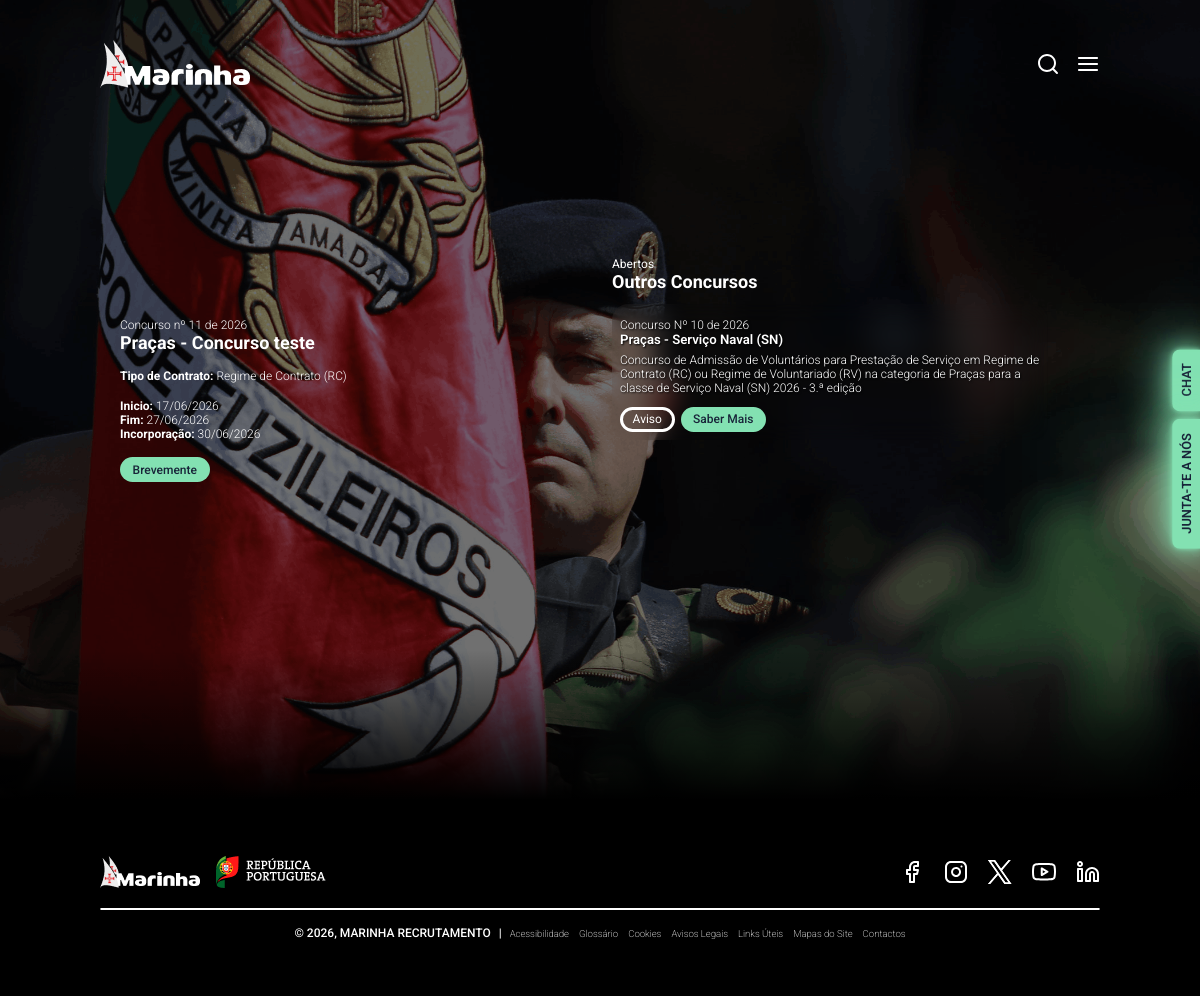
/concursoInfo.php?id=3, run on the app's committed database.
### tables this page shows
CREATE TABLE `concursos` (
  `id` int(11) NOT NULL,
  `numero_concurso` varchar(100) NOT NULL,
  `titulo` text NOT NULL,
  `categoria` varchar(100) DEFAULT NULL,
  `tipo_contrato` varchar(100) DEFAULT NULL,
  `data_inicio` date DEFAULT NULL,
  `data_fim` date DEFAULT NULL,
  `data_incorporacao` date DEFAULT NULL,
  `diario_republica_url` varchar(255) DEFAULT NULL,
  `estado` enum('aberto','terminado','futuro') NOT NULL DEFAULT 'futuro',
  `data_criacao` datetime DEFAULT current_timestamp(),
  `descricao` text NOT NULL
);

### concursoInfo.php (the view, shortened to what this page needs)
<?php
    require_once 'ligacao_bd.php';
    $id_concurso = isset($_GET['id']) ? (int)$_GET['id'] : 0;
    $sqlDetalhe = "SELECT * FROM concursos WHERE id = :id";
    $stmtDetalhe = $pdo->prepare($sqlDetalhe);
    $stmtDetalhe->bindParam(':id', $id_concurso, PDO::PARAM_INT);
    $stmtDetalhe->execute();
    $concursoAtual = $stmtDetalhe->fetch(PDO::FETCH_ASSOC);
?>
<!DOCTYPE html>
<html lang="en">
<!DOCTYPE html>
<html lang="en">
    <head>
        <link rel="stylesheet" href="style.css">
    </head>
    <body
        style="background-image: url(Utilities/Images/bg1.png); background-position: center; background-size: cover;">
        <nav>
            <a href="index.php" id="navLogoS"><img
                    src="Utilities/Images/logoWhiteS.png"
                    alt="Logotipo Branco | Marinha Portuguesa"></a>
            <div id="rightNav">
                <div id="searchIcons">
                    <span id="searchIcon">
                    </span>
                </div>
                <span id="barsIcon">
                </span>
            </div>
        </nav>
        <div id="sideButtons">
            <span id="chatbotBtn">CHAT</span>
            <a href="inscricao.html">JUNTA-TE A NÓS</a>
        </div>
        <section id="concursosInfoSection">
            <div id="concursosInfoSectionContainer">
                <div id="InfoConcurso">
                    <div id="tituloInfoConcurso">
                        <p><?= htmlspecialchars($concursoAtual['numero_concurso']) ?></p>
                        <h1><?= htmlspecialchars($concursoAtual['categoria']) ?> - <?= htmlspecialchars($concursoAtual['titulo']) ?></h1>
                    </div>
                    <p><b>Tipo de Contrato:</b> <?= htmlspecialchars($concursoAtual['tipo_contrato']) ?></p>
                    <div id="datasInfoConcurso">
                        <p><b>Inicio:</b> <?= date('d/m/Y', strtotime($concursoAtual['data_inicio'])) ?></p>
                        <p><b>Fim:</b> <?= date('d/m/Y', strtotime($concursoAtual['data_fim'])) ?></p>
                        <?php if(!empty($concursoAtual['data_incorporacao'])): ?>
                            <p><b>Incorporação:</b> <?= date('d/m/Y', strtotime($concursoAtual['data_incorporacao'])) ?></p>
                        <?php endif; ?>
                    </div>
                    <?php if ($concursoAtual['estado'] === 'aberto'): ?>
                        <a href="login.html">Candidatar-me</a>
                    <?php elseif ($concursoAtual['estado'] === 'terminado'): ?>
                        <a href="#" style="cursor: not-allowed;">Candidaturas Encerradas</a>
                    <?php else: ?>
                        <a href="#" style="cursor: not-allowed;">Brevemente</a>
                    <?php endif; ?>
                </div>
                <div id="outrosConcursos">
                    <div id="tituloOutrosConcurso">
                        <p>Abertos</p>
                        <h1>Outros Concursos</h1>
                    </div>
                    <div id="listaConcursosInfo">
                        <?php
                        $sqlOutros = "SELECT * FROM concursos WHERE estado = 'aberto' AND id != :id ORDER BY data_fim ASC LIMIT 3";
                        $stmtOutros = $pdo->prepare($sqlOutros);
                        $stmtOutros->bindParam(':id', $id_concurso, PDO::PARAM_INT);
                        $stmtOutros->execute();
                        $outrosConcursos = $stmtOutros->fetchAll(PDO::FETCH_ASSOC);
                        foreach ($outrosConcursos as $outro):
                        ?>
                            <div id="abertos" class="cardConcurso">
                            <p><?= htmlspecialchars($outro['numero_concurso']) ?></p>
                                <h2><?= htmlspecialchars($outro['categoria']) ?> - <?= htmlspecialchars($outro['titulo']) ?></h2>
                                <p><?= htmlspecialchars($outro['descricao']) ?></p>
                                <div class="btnsConcursos">
                                    <?php if(!empty($outro['diario_republica_url'])): ?>
                                        <a href="<?= htmlspecialchars($outro['diario_republica_url']) ?>" target="_blank" class="btnAvisoConcurso">Aviso</a>
                                    <?php endif; ?>
                                    <a href="concursoInfo.php?id=<?= $outro['id'] ?>" class="btnSaberMaisConcurso">Saber Mais</a>
                                </div>
                            </div>
                        <?php endforeach; ?>
                    </div>
                </div>
            </div>
        </section>
        <section id="carreiraSectionPreparate">
            <footer style="position: static;">
                <div id="topFooter">
                    <div id="logotiposFooter">
                        <a href><img src="Utilities/Images/logoWhiteXS.png"
                                alt="Logotipo Branco | Marinha Portuguesa"></a>
                        <a href><img src="Utilities/Images/govLogo.png"
                                alt="Logotipo Républica Portuguesa"></a>
                    </div>
                    <div id="logotiposRedes">
                        <a href="https://www.facebook.com/@marinharecrutamento"
                            target="_blank">
                            <span id="facebookIcon">
                            </span>
                        </a>
                        <a href="https://www.instagram.com/marinharecrutamento"
                            target="_blank">
                            <span id="instagramIcon">
                            </span>
                        </a>
                        <a href="https://x.com/marinhapt" target="_blank">
                            <span id="xIcon">
                            </span>
                        </a>
                        <a href="https://www.youtube.com/@MarinhaPortuguesa"
                            target="_blank">
                            <span id="youtubeIcon">
                            </span>
                        </a>
                        <a href="https://www.linkedin.com/in/marinha-portuguesa"
                            target="_blank">
                            <span id="linkedinIcon">
                            </span>
                        </a>
                    </div>
                </div>
                <div id="line"></div>
                <div id="bottomFooter">
                    <div id="copyrightFooter">
                        <p>© 2026, MARINHA RECRUTAMENTO</p>
                        <p id="barraFooter">|</p>
                    </div>
                    <div id="linksFooter">
                        <a href="acessibilidade.html ">Acessibilidade</a>
                    <a href="glossario.html ">Glossário</a>
                    <a href="cookies.html ">Cookies</a>
                    <a href="avisos-legais.html ">Avisos Legais</a>
                    <a href="links.html ">Links Úteis</a>
                    <a href="mapasSite.html ">Mapas do Site</a>
                    <a href="contactos.html ">Contactos</a>
                    </div>
                </div>
            </footer>
        </section>
    </body>
</html>

### data on the page
concursos: numero_concurso "Concurso nº 11 de 2026", categoria "Praças", titulo "Concurso teste", tipo_contrato "Regime de Contrato (RC)", data_inicio "17/06/2026", data_fim "27/06/2026", data_incorporacao "30/06/2026"
concursos: numero_concurso "Concurso Nº 10 de 2026", categoria "Praças", titulo "Serviço Naval (SN)", descricao "Concurso de Admissão de Voluntários para Prestação de Serviço em Regime de Contrato (RC) ou Regime de Voluntariado (RV) na categoria de Praças para a classe de Serviço Naval (SN) 2026 - 3.ª edição"
